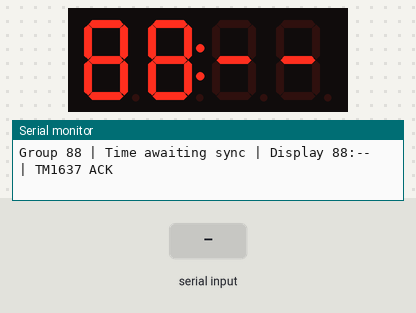
This sketch was run on a simulated Arduino Uno, built with avr-gcc and run on an emulated ATmega328P. On the bench: 4-digit seven-segment display, the last lines printed to the serial monitor. Wiring (inferred from the names in the program): TM1637 display: clock pin 10; DIO pin 9. The inputs (shaded band) are chosen by the test bench. The local clock reads 2024-03-15 10:24:30 at power-on unless the sketch sets it.

Above: at 1.6 s.
1.7 s: "-\n" received over Serial
At 3.3 s:
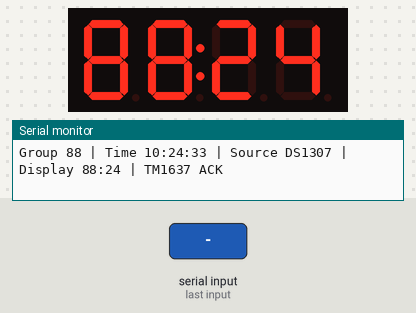
At 30.6 s:
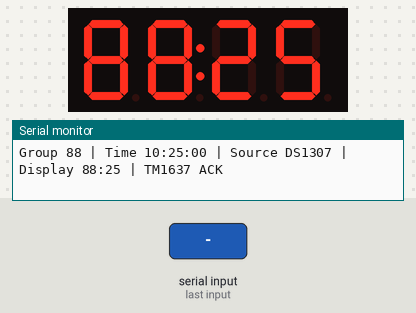
Timing chart, 0 to 31.5 s (numbered marks = the images above; inputs shaded):
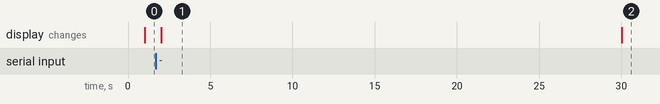

Measured:
- what the display in image 1 shows lasts 28.0 s, from 2.0 s to 30.0 s

The sketch:

RTCGroupMinutes.ino
```cpp
// Experiment 2: DS1307 SDA -> A4, SCL -> A5; TM1637 CLK -> D10, DIO -> D9.
// Both modules use 5V and GND on the Arduino Uno. Requires Adafruit RTClib.
// To set local time, send SET YYYY-MM-DD HH:MM:SS at 9600 baud with a newline.
#include <RTClib.h>
#include <Wire.h>
#include <stdio.h>

constexpr char GROUP_NUMBER[] = "88";
constexpr uint8_t DISPLAY_CLK = 10;
constexpr uint8_t DISPLAY_DIO = 9;
constexpr uint8_t RTC_ADDRESS = 0x68;
constexpr uint8_t DISPLAY_BRIGHTNESS = 2;
constexpr uint8_t BUS_DELAY_US = 12;
constexpr unsigned long UPDATE_INTERVAL_MS = 1000;
constexpr unsigned long RTC_STALL_MS = 3000;
constexpr uint8_t DIGIT_SEGMENTS[] = {
  0x3f, 0x06, 0x5b, 0x4f, 0x66, 0x6d, 0x7d, 0x07, 0x7f, 0x6f
};
static_assert(sizeof(GROUP_NUMBER) == 3 &&
              GROUP_NUMBER[0] >= '0' && GROUP_NUMBER[0] <= '9' &&
              GROUP_NUMBER[1] >= '0' && GROUP_NUMBER[1] <= '9',
              "Enter a two-digit group number");

RTC_DS1307 rtc;
bool timeKnown = false;
bool haveRtcSample = false;
bool rtcTracking = false;
uint32_t clockSeconds = 0;
uint32_t previousRtcSeconds = 0;
unsigned long clockTickAt = 0;
unsigned long lastRtcAdvanceAt = 0;
unsigned long lastDisplayAt = 0;

void driveLow(uint8_t pin) {
  digitalWrite(pin, LOW);
  pinMode(pin, OUTPUT);
}

void releaseLine(uint8_t pin) {
  pinMode(pin, INPUT_PULLUP);
}

bool sendDisplayBytes(const uint8_t bytes[], uint8_t length) {
  if (digitalRead(DISPLAY_CLK) == LOW || digitalRead(DISPLAY_DIO) == LOW) {
    return false;
  }
  driveLow(DISPLAY_DIO);  // Start: DIO falls while CLK is high.
  delayMicroseconds(BUS_DELAY_US);
  driveLow(DISPLAY_CLK);

  bool acknowledged = true;
  for (uint8_t index = 0; index < length && acknowledged; ++index) {
    uint8_t value = bytes[index];
    for (uint8_t bit = 0; bit < 8; ++bit) {
      if (value & 1) {
        releaseLine(DISPLAY_DIO);
      } else {
        driveLow(DISPLAY_DIO);
      }
      value >>= 1;
      delayMicroseconds(BUS_DELAY_US);
      releaseLine(DISPLAY_CLK);
      delayMicroseconds(BUS_DELAY_US);
      driveLow(DISPLAY_CLK);
    }

    releaseLine(DISPLAY_DIO);
    delayMicroseconds(BUS_DELAY_US);
    releaseLine(DISPLAY_CLK);
    delayMicroseconds(BUS_DELAY_US);
    acknowledged = digitalRead(DISPLAY_DIO) == LOW;  // Ninth clock pulse.
    driveLow(DISPLAY_CLK);
    delayMicroseconds(BUS_DELAY_US);
  }

  driveLow(DISPLAY_DIO);  // Stop: DIO rises while CLK is high.
  delayMicroseconds(BUS_DELAY_US);
  releaseLine(DISPLAY_CLK);
  delayMicroseconds(BUS_DELAY_US);
  releaseLine(DISPLAY_DIO);
  delayMicroseconds(BUS_DELAY_US);
  return acknowledged;
}

bool showDisplay(const char frame[]) {
  const uint8_t dataMode = 0x40;  // Auto-increment addresses.
  const uint8_t displayControl = 0x88 | DISPLAY_BRIGHTNESS;
  uint8_t displayData[5] = {0xc0};  // Start at the leftmost digit.

  for (uint8_t index = 0; index < 4; ++index) {
    const char symbol = frame[index];
    if (symbol >= '0' && symbol <= '9') {
      displayData[index + 1] = DIGIT_SEGMENTS[symbol - '0'];
    } else if (symbol == '-') {
      displayData[index + 1] = 0x40;
    }
  }
  displayData[2] |= 0x80;  // Center colon on the clock-style module.
  return sendDisplayBytes(&dataMode, 1)
      && sendDisplayBytes(displayData, sizeof(displayData))
      && sendDisplayBytes(&displayControl, 1);
}

bool readClock(DateTime &time) {
  Wire.beginTransmission(RTC_ADDRESS);
  if (Wire.endTransmission() != 0 || !rtc.isrunning()) {
    return false;
  }
  time = rtc.now();
  return time.year() >= 2000 && time.year() <= 2099
      && time.month() >= 1 && time.month() <= 12
      && time.day() >= 1 && time.day() <= 31
      && time.hour() < 24 && time.minute() < 60 && time.second() < 60;
}

bool setRtcTime(const DateTime &time) {
  // Write all seven clock registers together, including a weekday from 1 to 7.
  const uint8_t fields[] = {
    time.second(), time.minute(), time.hour(),
    uint8_t(time.dayOfTheWeek() + 1), time.day(), time.month(),
    uint8_t(time.year() - 2000)
  };
  Wire.beginTransmission(RTC_ADDRESS);
  Wire.write(0);
  for (const uint8_t field : fields) {
    Wire.write(((field / 10) << 4) | (field % 10));
  }
  return Wire.endTransmission() == 0;
}

void anchorClock(uint32_t seconds, unsigned long now) {
  clockSeconds = seconds;
  clockTickAt = now;
  timeKnown = true;
}

bool syncClock(const char *command) {
  unsigned int year, month, day, hour, minute, second;
  if (strlen(command) != 23
      || sscanf(command, "SET %4u-%2u-%2u %2u:%2u:%2u",
                &year, &month, &day, &hour, &minute, &second) != 6
      || year < 2000 || year > 2099 || month < 1 || month > 12
      || day < 1 || day > 31 || hour > 23 || minute > 59 || second > 59) {
    return false;
  }

  const DateTime requested(year, month, day, hour, minute, second);
  const uint32_t timestamp = requested.unixtime();
  const DateTime normalized(timestamp);
  if (normalized.month() != month || normalized.day() != day) {
    return false;
  }

  anchorClock(timestamp, millis());
  haveRtcSample = false;
  rtcTracking = false;
  const bool rtcWriteAck = setRtcTime(requested);
  Serial.print(F("SYNC OK | "));
  Serial.print(command + 4);
  Serial.println(rtcWriteAck ? F(" | DS1307 write ACK") : F(" | DS1307 write failed"));
  return true;
}

bool handleSerial() {
  static char command[24];
  static uint8_t length = 0;
  static bool overflow = false;
  bool synchronized = false;

  while (Serial.available() > 0) {
    const char next = Serial.read();
    if (next == '\n') {
      if (length != 0) {
        command[length] = '\0';
        if (!overflow && syncClock(command)) {
          synchronized = true;
        } else {
          Serial.println(F("SYNC ERROR | Use SET YYYY-MM-DD HH:MM:SS"));
        }
      }
      length = 0;
      overflow = false;
    } else if (next != '\r') {
      if (length < sizeof(command) - 1) {
        command[length++] = next;
      } else {
        overflow = true;
      }
    }
  }
  return synchronized;
}

bool updateClock(unsigned long now) {
  if (timeKnown) {
    const unsigned long elapsedSeconds = (now - clockTickAt) / 1000;
    clockSeconds += elapsedSeconds;
    clockTickAt += elapsedSeconds * 1000;
  }

  DateTime rtcTime;
  if (!readClock(rtcTime)) {
    haveRtcSample = false;
    rtcTracking = false;
    return false;
  }
  const uint32_t rtcSeconds = rtcTime.unixtime();
  const uint32_t step = rtcSeconds - previousRtcSeconds;
  const uint32_t difference = rtcSeconds > clockSeconds
      ? rtcSeconds - clockSeconds : clockSeconds - rtcSeconds;

  // Only follow the RTC once it ticks. Avoid jumping back to a stale RTC.
  if (haveRtcSample && step >= 1 && step <= 3 && (!timeKnown || difference <= 2)) {
    anchorClock(rtcSeconds, now);
    rtcTracking = true;
    lastRtcAdvanceAt = now;
  }
  haveRtcSample = true;
  previousRtcSeconds = rtcSeconds;
  return rtcTracking && now - lastRtcAdvanceAt < RTC_STALL_MS;
}

void printTwoDigits(uint8_t value) {
  if (value < 10) {
    Serial.print('0');
  }
  Serial.print(value);
}

void setup() {
  Serial.begin(9600);
  Wire.setWireTimeout(25000, true);
  rtc.begin();
  releaseLine(DISPLAY_CLK);
  releaseLine(DISPLAY_DIO);
}

void loop() {
  const bool synchronized = handleSerial();
  const unsigned long now = millis();
  if (!synchronized && now - lastDisplayAt < UPDATE_INTERVAL_MS) {
    return;
  }
  lastDisplayAt = now;

  const bool usingRtc = updateClock(now);
  const DateTime time = timeKnown ? DateTime(clockSeconds) : DateTime();
  char frame[] = {GROUP_NUMBER[0], GROUP_NUMBER[1], '-', '-', '\0'};
  if (timeKnown) {
    frame[2] = '0' + time.minute() / 10;
    frame[3] = '0' + time.minute() % 10;
  }

  const bool displayReady = showDisplay(frame);
  Serial.print(F("Group "));
  Serial.print(GROUP_NUMBER);
  Serial.print(F(" | Time "));
  if (timeKnown) {
    printTwoDigits(time.hour());
    Serial.print(':');
    printTwoDigits(time.minute());
    Serial.print(':');
    printTwoDigits(time.second());
    Serial.print(usingRtc ? F(" | Source DS1307") : F(" | Source Uno timer"));
  } else {
    Serial.print(F("awaiting sync"));
  }
  Serial.print(F(" | Display "));
  Serial.write(frame[0]);
  Serial.write(frame[1]);
  Serial.print(':');
  Serial.print(frame + 2);
  Serial.print(F(" | TM1637 "));
  Serial.println(displayReady ? F("ACK") : F("NO ACK"));
}
```
